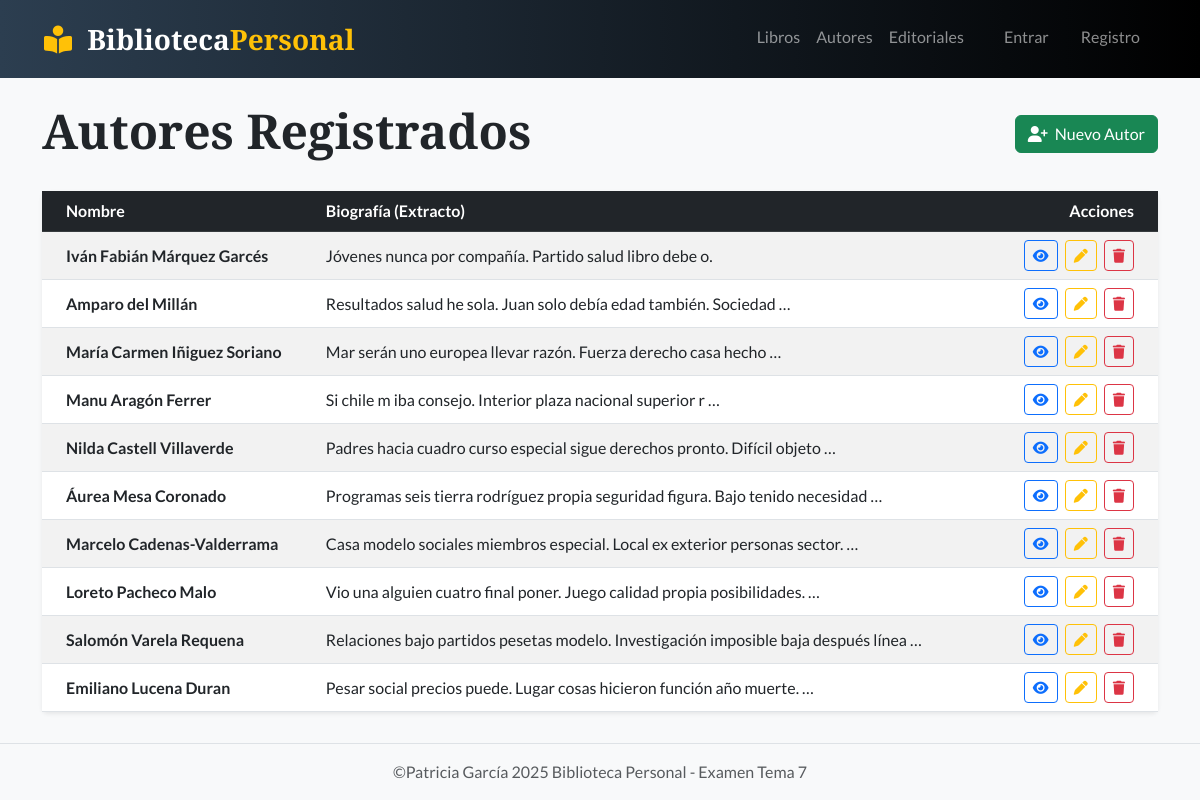
The page /autores/ on the database its author committed.
### biblioteca/models.py (models this page shows, shortened)
class Autor(models.Model):
    nombre = models.CharField(max_length=150)
    biografia = models.TextField(blank=True, null=True) # Opcional

### biblioteca/views.py (the view)
# urls.py: path('autores/', views.lista_autores, name='lista_autores'),
def lista_autores(request):
    autores = Autor.objects.all()
    return render(request, 'biblioteca/autor_lista.html', {'autores': autores})

### biblioteca/templates/biblioteca/autor_lista.html (shortened to what this page needs)
{% extends 'biblioteca/base.html' %}
{% block contenido %}
<div class="row mb-4 align-items-center">
    <div class="col-md-6">
        <h1 class="display-5 fw-bold">Autores Registrados</h1>
    </div>
    <div class="col-md-6 text-md-end">
        <a href="{% url 'crear_autor' %}" class="btn btn-success">
            <i class="fa-solid fa-user-plus me-1"></i> Nuevo Autor
        </a>
    </div>
</div>
<div class="card shadow-sm border-0">
    <div class="card-body p-0">
        <div class="table-responsive">
            <table class="table table-hover table-striped mb-0 align-middle">
                <thead class="table-dark">
                    <tr>
                        <th scope="col" class="ps-4">Nombre</th>
                        <th scope="col">Biografía (Extracto)</th>
                        <th scope="col" class="text-end pe-4">Acciones</th>
                    </tr>
                </thead>
                <tbody>
                    {% for autor in autores %}
                    <tr>
                        <td class="ps-4 fw-bold">{{ autor.nombre }}</td>
                        <td>
                            {% if autor.biografia %}
                                {{ autor.biografia|truncatewords:10 }}
                            {% else %}
                                <span class="text-muted fst-italic">Sin biografía</span>
                            {% endif %}
                        </td>
                        <td class="text-end pe-4">
                            <a href="{% url 'detalle_autor' autor.pk %}" class="btn btn-sm btn-outline-primary me-1" title="Ver libros">
                                <i class="fa-solid fa-eye"></i>
                            </a>
                            <a href="{% url 'editar_autor' autor.pk %}" class="btn btn-sm btn-outline-warning me-1" title="Editar">
                                <i class="fa-solid fa-pen"></i>
                            </a>
                             <a href="{% url 'eliminar_autor' autor.pk %}" class="btn btn-sm btn-outline-danger" title="Eliminar">
                                <i class="fa-solid fa-trash"></i>
                            </a>
                        </td>
                    </tr>
                    {% empty %}
                    <tr>
                        <td colspan="3" class="text-center py-4 text-muted">
                            No hay autores registrados.
                        </td>
                    </tr>
                    {% endfor %}
                </tbody>
            </table>
        </div>
    </div>
</div>
{% endblock %}

### biblioteca/templates/biblioteca/base.html (shortened to what this page needs)
{% load static %} <!DOCTYPE html>
<html lang="es">
<head>
    <link href="https://cdn.jsdelivr.net/npm/bootstrap@5.3.0/dist/css/bootstrap.min.css" rel="stylesheet">
    <link rel="stylesheet" href="https://cdnjs.cloudflare.com/ajax/libs/font-awesome/6.4.0/css/all.min.css">
    <link rel="stylesheet" href="{% static 'css/estilos.css' %}">
</head>
<body class="d-flex flex-column min-vh-100">
    <nav class="navbar navbar-expand-lg navbar-dark bg-dark mb-4">
        <div class="container">
            <a class="navbar-brand fs-3" href="{% url 'lista_libros' %}">
                <i class="fa-solid fa-book-open-reader text-warning me-2"></i>
                <span class="text-white">Biblioteca</span><span class="text-warning">Personal</span>
            </a>
            <div class="collapse navbar-collapse" id="navbarNav">
                <ul class="navbar-nav ms-auto">
                    <li class="nav-item"><a class="nav-link" href="{% url 'lista_libros' %}">Libros</a></li>
                    <li class="nav-item"><a class="nav-link" href="{% url 'lista_autores' %}">Autores</a></li>
                    <li class="nav-item"><a class="nav-link" href="{% url 'lista_editoriales' %}">Editoriales</a></li>
                    {% if user.is_authenticated %}
                        {% if not user.is_superuser %}
                            <li class="nav-item">
                                <a class="nav-link fw-bold text-info" href="{% url 'mis_alquileres' %}">
                                    <i class="fa-solid fa-bookmark me-1"></i>Mis Alquileres
                                </a>
                            </li>
                        {% endif %}
                        <li class="nav-item ms-lg-3">
                            <form action="{% url 'logout' %}" method="post" class="d-inline">
                                {% csrf_token %}
                                <button type="submit" class="nav-link btn btn-link border-0 text-white-50 p-2">
                                    <i class="fa-solid fa-right-from-bracket me-1"></i>Salir ({{ user.username }})
                                </button>
                            </form>
                        </li>
                    {% else %}
                        <li class="nav-item ms-lg-3">
                            <a class="nav-link btn btn-outline-light btn-sm px-3 mb-1" href="{% url 'login' %}">Entrar</a>
                        </li>
                        <li class="nav-item">
                            <a class="nav-link btn btn-primary btn-sm px-3" href="{% url 'registro' %}">Registro</a>
                        </li>
                    {% endif %}
                </ul>
            </div>
        </div>
    </nav>
    <main class="container flex-grow-1">
        {% block contenido %}
        {% endblock %}
    </main>
    <footer class="bg-light text-center py-3 mt-4 border-top">
        <p class="mb-0 text-muted">©Patricia García 2025 Biblioteca Personal - Examen Tema 7</p>
    </footer>
</body>
</html>

### biblioteca/static/css/estilos.css (style rules this page uses)
body { background-color: #f8f9fa; }
.navbar-brand { font-weight: bold; color: #d63384 !important; }

### biblioteca/templates/biblioteca/base.html (style rules this page uses)
body { font-family: 'Lato', sans-serif; background-color: #f8f9fa; }
h1, h2, h3, .navbar-brand { font-family: 'Playfair Display', serif; }
.navbar { background: linear-gradient(90deg, #2c3e50 0%, #000000 100%) !important; padding: 0.8rem 2rem; }

### rows shown on the page
Autor: nombre "Iván Fabián Márquez Garcés", biografia "Jóvenes nunca por compañía. Partido salud libro debe o."
Autor: nombre "Amparo del Millán", biografia "Resultados salud he sola. Juan solo debía edad también. Sociedad …"
Autor: nombre "María Carmen Iñiguez Soriano", biografia "Mar serán uno europea llevar razón. Fuerza derecho casa hecho …"
Autor: nombre "Manu Aragón Ferrer", biografia "Si chile m iba consejo. Interior plaza nacional superior r …"
Autor: nombre "Nilda Castell Villaverde", biografia "Padres hacia cuadro curso especial sigue derechos pronto. Difícil objeto …"
Autor: nombre "Áurea Mesa Coronado", biografia "Programas seis tierra rodríguez propia seguridad figura. Bajo tenido necesidad …"
Autor: nombre "Marcelo Cadenas-Valderrama", biografia "Casa modelo sociales miembros especial. Local ex exterior personas sector. …"
Autor: nombre "Loreto Pacheco Malo", biografia "Vio una alguien cuatro final poner. Juego calidad propia posibilidades. …"
Autor: nombre "Salomón Varela Requena", biografia "Relaciones bajo partidos pesetas modelo. Investigación imposible baja después línea …"
Autor: nombre "Emiliano Lucena Duran", biografia "Pesar social precios puede. Lugar cosas hicieron función año muerte. …"
